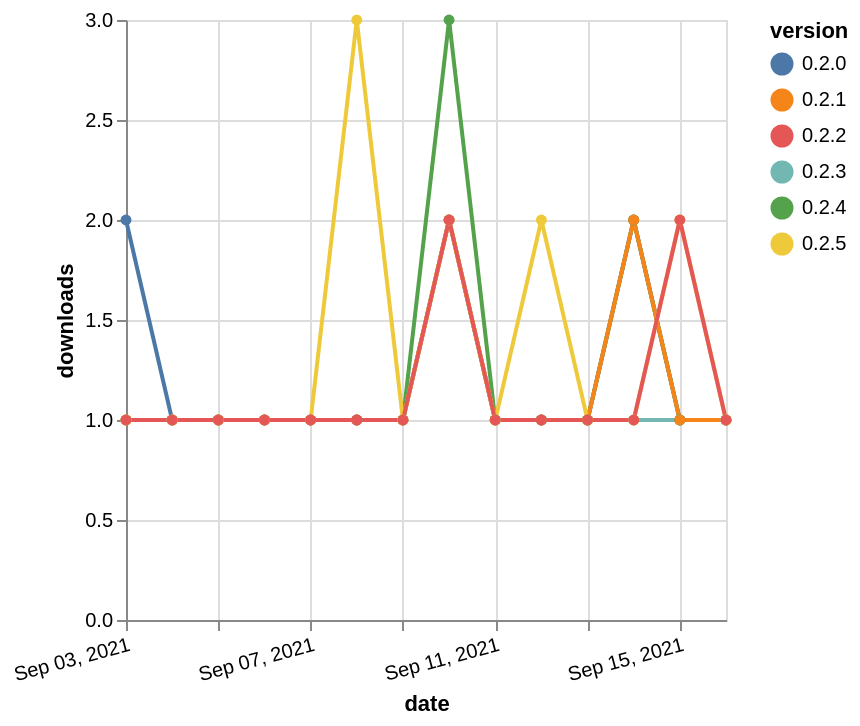

Vega-Lite specification for this chart:
### Vega-Lite specification from a JSON file in a GitHub repository (floating-point values rounded to 4 significant figures)
{"$schema": "https://vega.github.io/schema/vega-lite/v5.json", "description": "A simple bar chart with embedded data.", "data": {"values": [{"date": "2021-09-03", "total": 180, "delta": 2, "version": "0.2.0"}, {"date": "2021-09-04", "total": 181, "delta": 1, "version": "0.2.0"}, {"date": "2021-09-05", "total": 182, "delta": 1, "version": "0.2.0"}, {"date": "2021-09-06", "total": 183, "delta": 1, "version": "0.2.0"}, {"date": "2021-09-07", "total": 184, "delta": 1, "version": "0.2.0"}, {"date": "2021-09-08", "total": 185, "delta": 1, "version": "0.2.0"}, {"date": "2021-09-09", "total": 186, "delta": 1, "version": "0.2.0"}, {"date": "2021-09-10", "total": 188, "delta": 2, "version": "0.2.0"}, {"date": "2021-09-11", "total": 189, "delta": 1, "version": "0.2.0"}, {"date": "2021-09-12", "total": 190, "delta": 1, "version": "0.2.0"}, {"date": "2021-09-13", "total": 191, "delta": 1, "version": "0.2.0"}, {"date": "2021-09-14", "total": 193, "delta": 2, "version": "0.2.0"}, {"date": "2021-09-15", "total": 194, "delta": 1, "version": "0.2.0"}, {"date": "2021-09-16", "total": 195, "delta": 1, "version": "0.2.0"}, {"date": "2021-09-03", "total": 140, "delta": 1, "version": "0.2.3"}, {"date": "2021-09-04", "total": 141, "delta": 1, "version": "0.2.3"}, {"date": "2021-09-05", "total": 142, "delta": 1, "version": "0.2.3"}, {"date": "2021-09-06", "total": 143, "delta": 1, "version": "0.2.3"}, {"date": "2021-09-07", "total": 144, "delta": 1, "version": "0.2.3"}, {"date": "2021-09-08", "total": 145, "delta": 1, "version": "0.2.3"}, {"date": "2021-09-09", "total": 146, "delta": 1, "version": "0.2.3"}, {"date": "2021-09-10", "total": 148, "delta": 2, "version": "0.2.3"}, {"date": "2021-09-11", "total": 149, "delta": 1, "version": "0.2.3"}, {"date": "2021-09-12", "total": 150, "delta": 1, "version": "0.2.3"}, {"date": "2021-09-13", "total": 151, "delta": 1, "version": "0.2.3"}, {"date": "2021-09-14", "total": 152, "delta": 1, "version": "0.2.3"}, {"date": "2021-09-15", "total": 153, "delta": 1, "version": "0.2.3"}, {"date": "2021-09-16", "total": 154, "delta": 1, "version": "0.2.3"}, {"date": "2021-09-03", "total": 179, "delta": 1, "version": "0.2.4"}, {"date": "2021-09-04", "total": 180, "delta": 1, "version": "0.2.4"}, {"date": "2021-09-05", "total": 181, "delta": 1, "version": "0.2.4"}, {"date": "2021-09-06", "total": 182, "delta": 1, "version": "0.2.4"}, {"date": "2021-09-07", "total": 183, "delta": 1, "version": "0.2.4"}, {"date": "2021-09-08", "total": 184, "delta": 1, "version": "0.2.4"}, {"date": "2021-09-09", "total": 185, "delta": 1, "version": "0.2.4"}, {"date": "2021-09-10", "total": 188, "delta": 3, "version": "0.2.4"}, {"date": "2021-09-11", "total": 189, "delta": 1, "version": "0.2.4"}, {"date": "2021-09-12", "total": 190, "delta": 1, "version": "0.2.4"}, {"date": "2021-09-13", "total": 191, "delta": 1, "version": "0.2.4"}, {"date": "2021-09-14", "total": 193, "delta": 2, "version": "0.2.4"}, {"date": "2021-09-15", "total": 194, "delta": 1, "version": "0.2.4"}, {"date": "2021-09-16", "total": 195, "delta": 1, "version": "0.2.4"}, {"date": "2021-09-03", "total": 155, "delta": 1, "version": "0.2.1"}, {"date": "2021-09-04", "total": 156, "delta": 1, "version": "0.2.1"}, {"date": "2021-09-05", "total": 157, "delta": 1, "version": "0.2.1"}, {"date": "2021-09-06", "total": 158, "delta": 1, "version": "0.2.1"}, {"date": "2021-09-07", "total": 159, "delta": 1, "version": "0.2.1"}, {"date": "2021-09-08", "total": 160, "delta": 1, "version": "0.2.1"}, {"date": "2021-09-09", "total": 161, "delta": 1, "version": "0.2.1"}, {"date": "2021-09-10", "total": 163, "delta": 2, "version": "0.2.1"}, {"date": "2021-09-11", "total": 164, "delta": 1, "version": "0.2.1"}, {"date": "2021-09-12", "total": 165, "delta": 1, "version": "0.2.1"}, {"date": "2021-09-13", "total": 166, "delta": 1, "version": "0.2.1"}, {"date": "2021-09-14", "total": 168, "delta": 2, "version": "0.2.1"}, {"date": "2021-09-15", "total": 169, "delta": 1, "version": "0.2.1"}, {"date": "2021-09-16", "total": 170, "delta": 1, "version": "0.2.1"}, {"date": "2021-09-03", "total": 133, "delta": 1, "version": "0.2.5"}, {"date": "2021-09-04", "total": 134, "delta": 1, "version": "0.2.5"}, {"date": "2021-09-05", "total": 135, "delta": 1, "version": "0.2.5"}, {"date": "2021-09-06", "total": 136, "delta": 1, "version": "0.2.5"}, {"date": "2021-09-07", "total": 137, "delta": 1, "version": "0.2.5"}, {"date": "2021-09-08", "total": 140, "delta": 3, "version": "0.2.5"}, {"date": "2021-09-09", "total": 141, "delta": 1, "version": "0.2.5"}, {"date": "2021-09-10", "total": 143, "delta": 2, "version": "0.2.5"}, {"date": "2021-09-11", "total": 144, "delta": 1, "version": "0.2.5"}, {"date": "2021-09-12", "total": 146, "delta": 2, "version": "0.2.5"}, {"date": "2021-09-13", "total": 147, "delta": 1, "version": "0.2.5"}, {"date": "2021-09-14", "total": 148, "delta": 1, "version": "0.2.5"}, {"date": "2021-09-15", "total": 150, "delta": 2, "version": "0.2.5"}, {"date": "2021-09-16", "total": 151, "delta": 1, "version": "0.2.5"}, {"date": "2021-09-03", "total": 163, "delta": 1, "version": "0.2.2"}, {"date": "2021-09-04", "total": 164, "delta": 1, "version": "0.2.2"}, {"date": "2021-09-05", "total": 165, "delta": 1, "version": "0.2.2"}, {"date": "2021-09-06", "total": 166, "delta": 1, "version": "0.2.2"}, {"date": "2021-09-07", "total": 167, "delta": 1, "version": "0.2.2"}, {"date": "2021-09-08", "total": 168, "delta": 1, "version": "0.2.2"}, {"date": "2021-09-09", "total": 169, "delta": 1, "version": "0.2.2"}, {"date": "2021-09-10", "total": 171, "delta": 2, "version": "0.2.2"}, {"date": "2021-09-11", "total": 172, "delta": 1, "version": "0.2.2"}, {"date": "2021-09-12", "total": 173, "delta": 1, "version": "0.2.2"}, {"date": "2021-09-13", "total": 174, "delta": 1, "version": "0.2.2"}, {"date": "2021-09-14", "total": 175, "delta": 1, "version": "0.2.2"}, {"date": "2021-09-15", "total": 177, "delta": 2, "version": "0.2.2"}, {"date": "2021-09-16", "total": 178, "delta": 1, "version": "0.2.2"}]}, "width": "container", "mark": {"type": "line", "point": {"filled": true}}, "encoding": {"x": {"field": "date", "type": "temporal", "timeUnit": "yearmonthdate", "title": "date", "axis": {"labelAngle": -15}}, "y": {"field": "delta", "type": "quantitative", "title": "downloads"}, "color": {"field": "version", "type": "nominal"}, "tooltip": {"field": "delta"}}}
